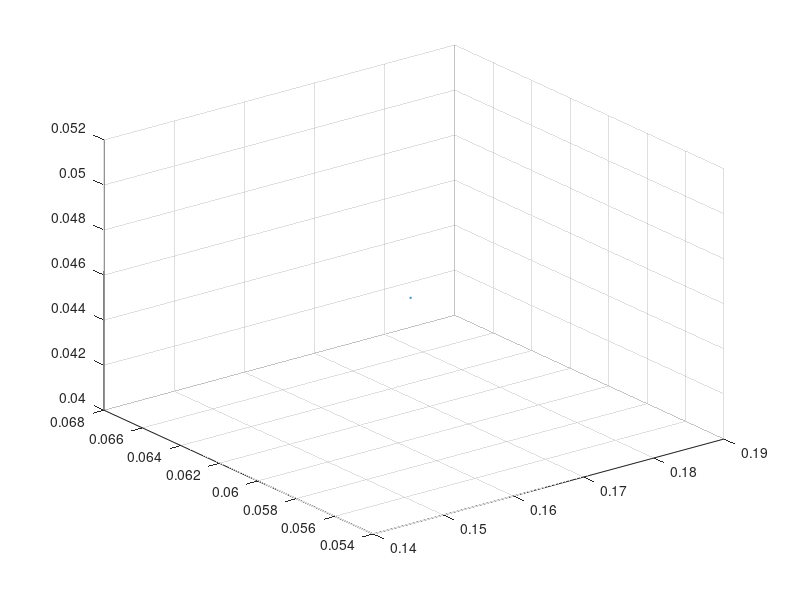

This chart was generated by the following MATLAB code:
scatter3(0.165000, 0.008275, 0.039993, 1);
scatter3(0.165000, 0.008389, 0.036207, 1);
scatter3(0.165000, 0.008581, 0.032218, 1);
scatter3(0.165000, 0.011837, 0.086647, 1);
scatter3(0.165000, 0.011837, 0.086647, 1);
scatter3(0.165000, 0.011761, 0.067443, 1);
scatter3(0.165000, 0.011839, 0.056201, 1);
scatter3(0.165000, 0.011839, 0.056201, 1);
scatter3(0.165000, 0.011999, 0.070556, 1);
scatter3(0.165000, 0.011999, 0.070556, 1);
scatter3(0.165000, 0.012070, 0.064633, 1);
scatter3(0.165000, 0.012070, 0.064633, 1);
scatter3(0.165000, 0.012056, 0.059642, 1);
scatter3(0.165000, 0.012420, 0.066019, 1);
scatter3(0.165000, 0.012769, 0.083101, 1);
scatter3(0.165000, 0.012942, 0.060867, 1);
scatter3(0.165000, 0.014272, 0.077116, 1);
scatter3(0.165000, 0.014272, 0.077116, 1);
scatter3(0.165000, 0.014202, 0.059698, 1);
scatter3(0.165000, 0.014466, 0.064468, 1);
scatter3(0.165000, 0.014565, 0.068206, 1);
scatter3(0.165000, 0.014565, 0.068206, 1);
scatter3(0.165000, 0.014551, 0.056214, 1);
scatter3(0.165000, 0.014892, 0.083564, 1);
scatter3(0.165000, 0.014966, 0.090098, 1);
scatter3(0.165000, 0.014966, 0.090098, 1);
scatter3(0.165000, 0.014864, 0.067115, 1);
scatter3(0.165000, 0.015004, 0.072581, 1);
scatter3(0.165000, 0.015266, 0.087804, 1);
scatter3(0.165000, 0.014781, 0.026673, 1);
scatter3(0.165000, 0.015664, 0.085950, 1);
scatter3(0.165000, 0.015718, 0.060822, 1);
scatter3(0.165000, 0.015683, 0.054114, 1);
scatter3(0.165000, 0.016021, 0.071625, 1);
scatter3(0.096611, 0.014708, 0.093000, 1);
scatter3(0.165000, 0.016416, 0.082368, 1);
scatter3(0.165000, 0.016416, 0.082368, 1);
scatter3(0.096117, 0.014894, 0.093000, 1);
scatter3(0.165000, 0.016477, 0.065772, 1);
scatter3(0.165000, 0.016477, 0.065772, 1);
scatter3(0.048903, 0.013850, 0.093000, 1);
scatter3(0.048903, 0.013850, 0.093000, 1);
scatter3(0.165000, 0.016704, 0.070509, 1);
scatter3(0.165000, 0.016704, 0.070509, 1);
scatter3(0.165000, 0.016791, 0.059546, 1);
scatter3(0.165000, 0.017144, 0.072325, 1);
scatter3(0.165000, 0.017144, 0.072325, 1);
scatter3(0.165000, 0.017071, 0.056407, 1);
scatter3(0.165000, 0.017253, 0.061455, 1);
scatter3(0.165000, 0.017253, 0.061455, 1);
scatter3(0.100829, 0.016506, 0.093000, 1);
scatter3(0.165000, 0.020010, 0.076592, 1);
scatter3(0.043272, 0.019884, 0.093000, 1);
scatter3(0.165000, 0.021931, 0.068930, 1);
scatter3(0.165000, 0.021931, 0.068930, 1);
scatter3(0.165000, 0.021985, 0.063526, 1);
scatter3(0.165000, 0.022811, 0.074042, 1);
scatter3(0.165000, 0.022830, 0.057982, 1);
scatter3(0.054424, 0.021611, 0.093000, 1);
scatter3(0.165000, 0.022966, 0.056737, 1);
scatter3(0.165000, 0.023013, 0.068185, 1);
scatter3(0.165000, 0.023092, 0.078218, 1);
scatter3(0.165000, 0.023063, 0.062760, 1);
scatter3(0.165000, 0.023350, 0.084017, 1);
scatter3(0.165000, 0.023350, 0.084017, 1);
scatter3(0.165000, 0.023334, 0.054800, 1);
scatter3(0.046131, 0.022304, 0.093000, 1);
scatter3(0.046131, 0.022304, 0.093000, 1);
scatter3(0.165000, 0.023888, 0.070813, 1);
scatter3(0.165000, 0.024247, 0.077027, 1);
scatter3(0.165000, 0.024269, 0.073786, 1);
scatter3(0.165000, 0.024269, 0.073786, 1);
scatter3(0.165000, 0.024461, 0.056484, 1);
scatter3(0.165000, 0.024461, 0.056484, 1);
scatter3(0.165000, 0.024675, 0.082850, 1);
scatter3(0.165000, 0.024980, 0.074878, 1);
scatter3(0.165000, 0.025047, 0.072853, 1);
scatter3(0.165000, 0.025129, 0.060073, 1);
scatter3(0.165000, 0.025127, 0.057554, 1);
scatter3(0.038198, 0.024140, 0.093000, 1);
scatter3(0.074051, 0.024989, 0.093000, 1);
scatter3(0.165000, 0.026082, 0.079826, 1);
scatter3(0.165000, 0.026084, 0.067898, 1);
scatter3(0.165000, 0.026091, 0.083140, 1);
scatter3(0.165000, 0.026188, 0.062501, 1);
scatter3(0.165000, 0.026361, 0.081328, 1);
scatter3(0.165000, 0.026401, 0.056607, 1);
scatter3(0.165000, 0.026654, 0.084508, 1);
scatter3(0.165000, 0.026654, 0.084508, 1);
scatter3(0.165000, 0.026828, 0.075759, 1);
scatter3(0.165000, 0.026828, 0.075759, 1);
scatter3(0.165000, 0.026954, 0.078604, 1);
scatter3(0.165000, 0.026954, 0.078604, 1);
scatter3(0.165000, 0.026963, 0.071764, 1);
scatter3(0.165000, 0.026963, 0.071764, 1);
scatter3(0.165000, 0.026983, 0.058432, 1);
scatter3(0.165000, 0.026983, 0.058432, 1);
scatter3(0.057365, 0.026705, 0.093000, 1);
scatter3(0.165000, 0.027211, 0.067002, 1);
scatter3(0.165000, 0.027262, 0.061588, 1);
scatter3(0.048089, 0.027530, 0.093000, 1);
scatter3(0.096293, 0.028451, 0.093000, 1);
scatter3(0.153851, 0.030494, 0.093000, 1);
scatter3(0.017250, 0.031038, 0.093000, 1);
scatter3(0.017250, 0.031038, 0.093000, 1);
scatter3(0.165000, 0.030930, 0.043357, 1);
scatter3(0.087780, 0.031454, 0.093000, 1);
scatter3(0.165000, 0.032302, 0.076378, 1);
scatter3(0.165000, 0.032642, 0.082773, 1);
scatter3(0.165000, 0.032642, 0.082773, 1);
scatter3(0.097053, 0.033336, 0.093000, 1);
scatter3(0.088168, 0.033490, 0.093000, 1);
scatter3(0.067567, 0.034143, 0.093000, 1);
scatter3(0.165000, 0.033734, 0.049672, 1);
scatter3(0.165000, 0.033708, 0.056356, 1);
scatter3(0.165000, 0.033813, 0.071943, 1);
scatter3(0.165000, 0.033813, 0.071943, 1);
scatter3(0.165000, 0.033817, 0.077879, 1);
scatter3(0.165000, 0.034139, 0.061566, 1);
scatter3(0.017277, 0.035640, 0.093000, 1);
scatter3(0.017277, 0.035640, 0.093000, 1);
scatter3(0.092431, 0.034950, 0.093000, 1);
scatter3(0.165000, 0.034532, 0.050892, 1);
scatter3(0.165000, 0.034619, 0.057138, 1);
scatter3(0.165000, 0.034619, 0.057138, 1);
scatter3(0.165000, 0.034433, 0.088474, 1);
scatter3(0.165000, 0.034433, 0.088474, 1);
scatter3(0.165000, 0.034482, 0.084983, 1);
scatter3(0.165000, 0.034482, 0.084983, 1);
scatter3(0.165000, 0.034756, 0.061560, 1);
scatter3(0.101216, 0.035334, 0.093000, 1);
scatter3(0.010002, 0.036316, 0.093000, 1);
scatter3(0.165000, 0.035075, 0.065780, 1);
scatter3(0.165000, 0.035340, 0.060452, 1);
scatter3(0.165000, 0.035349, 0.062356, 1);
scatter3(0.165000, 0.035554, 0.070990, 1);
scatter3(0.165000, 0.035554, 0.070990, 1);
scatter3(0.096619, 0.036244, 0.093000, 1);
scatter3(0.088796, 0.036357, 0.093000, 1);
scatter3(0.088796, 0.036357, 0.093000, 1);
scatter3(0.116752, 0.036389, 0.093000, 1);
scatter3(0.092253, 0.037451, 0.093000, 1);
scatter3(0.101200, 0.037488, 0.093000, 1);
scatter3(0.092553, 0.037644, 0.093000, 1);
scatter3(0.092553, 0.037644, 0.093000, 1);
scatter3(0.083350, 0.037781, 0.093000, 1);
scatter3(0.088853, 0.039044, 0.093000, 1);
scatter3(0.088853, 0.039044, 0.093000, 1);
scatter3(0.163972, 0.038065, 0.093000, 1);
scatter3(0.101052, 0.039419, 0.093000, 1);
scatter3(0.065885, 0.041393, 0.093000, 1);
scatter3(0.066190, 0.041602, 0.093000, 1);
scatter3(0.136693, 0.041415, 0.093000, 1);
scatter3(0.100701, 0.042384, 0.093000, 1);
scatter3(0.160321, 0.041782, 0.093000, 1);
scatter3(0.089096, 0.043544, 0.093000, 1);
scatter3(0.096395, 0.043393, 0.093000, 1);
scatter3(0.040937, 0.046434, 0.093000, 1);
scatter3(0.040937, 0.046434, 0.093000, 1);
scatter3(0.002043, 0.047624, 0.093000, 1);
scatter3(0.002043, 0.047624, 0.093000, 1);
scatter3(0.100079, 0.045158, 0.093000, 1);
scatter3(0.160314, 0.044710, 0.093000, 1);
scatter3(0.160314, 0.044710, 0.093000, 1);
scatter3(0.120863, 0.046782, 0.093000, 1);
scatter3(0.120863, 0.046782, 0.093000, 1);
scatter3(0.126793, 0.046716, 0.093000, 1);
scatter3(0.001200, 0.050909, 0.093000, 1);
scatter3(0.089165, 0.048833, 0.093000, 1);
scatter3(0.096377, 0.048669, 0.093000, 1);
scatter3(0.134162, 0.047828, 0.093000, 1);
scatter3(0.165000, 0.047346, 0.092581, 1);
scatter3(0.151465, 0.048157, 0.093000, 1);
scatter3(0.002029, 0.054176, 0.093000, 1);
scatter3(0.158383, 0.048353, 0.093000, 1);
scatter3(0.149750, 0.050471, 0.093000, 1);
scatter3(0.095366, 0.052754, 0.093000, 1);
scatter3(0.095366, 0.052754, 0.093000, 1);
scatter3(0.095943, 0.052760, 0.093000, 1);
scatter3(0.001881, 0.056935, 0.093000, 1);
scatter3(0.155765, 0.051852, 0.093000, 1);
scatter3(0.134895, 0.053085, 0.093000, 1);
scatter3(0.134895, 0.053085, 0.093000, 1);
scatter3(0.147540, 0.052649, 0.093000, 1);
scatter3(0.122505, 0.053976, 0.093000, 1);
scatter3(0.155725, 0.052750, 0.093000, 1);
scatter3(0.135263, 0.057526, 0.093000, 1);
scatter3(0.148792, 0.056985, 0.093000, 1);
scatter3(0.161805, 0.056337, 0.093000, 1);
scatter3(0.085787, 0.062550, 0.093000, 1);
scatter3(0.149350, 0.059672, 0.093000, 1);
scatter3(0.165000, 0.061159, 0.035131, 1);
scatter3(0.165000, 0.061186, 0.037382, 1);
scatter3(0.165000, 0.061186, 0.037382, 1);
scatter3(0.165000, 0.061150, 0.041146, 1);
scatter3(0.165000, 0.061177, 0.045563, 1);
hold all
